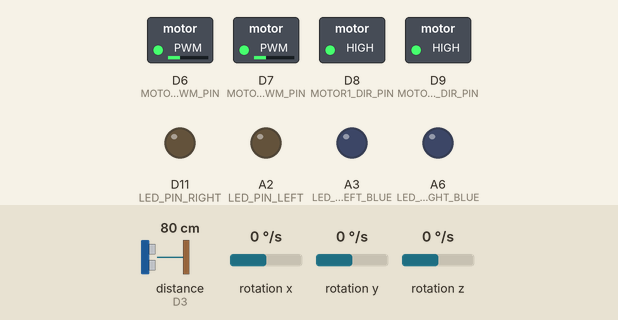
The sketch below on a simulated Arduino Nano 33 BLE. Shown: switched loads named in the sketch (green lamp = pin HIGH), output pins drawn as LEDs (lit = HIGH). Wiring (inferred from the names in the program): ultrasonic range finder: trigger D2; echo D3. The test bench sets the inputs (shaded band); at power-on: distance to the obstacle (sensor on D3) 80 cm, rotation x 0 °/s, rotation y 0 °/s, rotation z 0 °/s. The echo pulse lasts 58.3 µs per cm; pins used as bus, display or sensor lines are not drawn.

Above: at 1.2 s.
1.3 s: distance to the obstacle (sensor on D3) set to 6 cm
2.8 s: distance to the obstacle (sensor on D3) set to 3 cm
At 3.7 s:
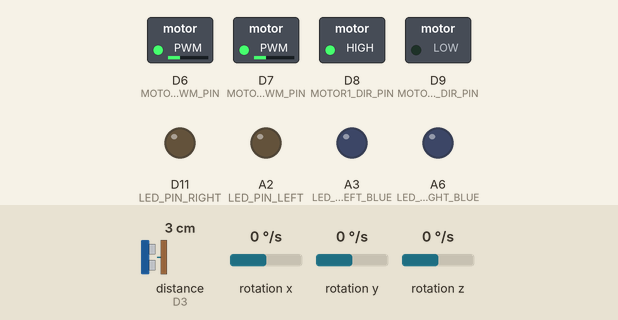
Timing chart, 0 to 5.8 s (numbered marks = the images above; inputs shaded):
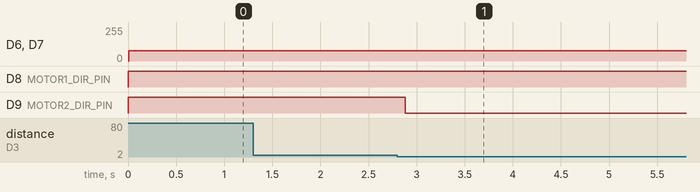

The sketch:

LAB10_Maze_navigation_Acc.ino
```cpp
//Mjtroniks
#include <Arduino.h>
#include <Arduino_LSM9DS1.h>  // Include the library for the built-in accelerometer and gyroscope

// Ultrasonic sensor pins
const int TRIGGER_PIN = 2;
const int ECHO_PIN = 3;

// Motor pins
const int MOTOR1_PWM_PIN = 7;
const int MOTOR1_DIR_PIN = 8;
const int MOTOR2_PWM_PIN = 6;
const int MOTOR2_DIR_PIN = 9;

// LEDs pins
const int LED_PIN_LEFT = A2;
const int LED_PIN_RIGHT = D11;
const int LED_PIN_LEFT_BLUE = A3;
const int LED_PIN_RIGHT_BLUE = A6;

// Set PWM frequency for motors
const int PWM_FREQUENCY = 1000;

// Function to measure distance using ultrasonic sensor
long measure_distance() {
    digitalWrite(TRIGGER_PIN, LOW);
    delayMicroseconds(2);
    digitalWrite(TRIGGER_PIN, HIGH);
    delayMicroseconds(10);
    digitalWrite(TRIGGER_PIN, LOW);
    long duration = pulseIn(ECHO_PIN, HIGH);
    long distance_cm = duration * 0.034 / 2;
    return distance_cm;
}

// Function to set motor speeds
void motors_speed(int left_wheel_speed, int right_wheel_speed) {
    if (left_wheel_speed > 0) {
        digitalWrite(MOTOR1_DIR_PIN, HIGH);
    } else {
        digitalWrite(MOTOR1_DIR_PIN, LOW);
    }

    if (right_wheel_speed > 0) {
        digitalWrite(MOTOR2_DIR_PIN, HIGH);
    } else {
        digitalWrite(MOTOR2_DIR_PIN, LOW);
    }

    left_wheel_speed = abs(left_wheel_speed);
    left_wheel_speed = constrain(left_wheel_speed, 0, 100);
    int left_pwm_value = map(left_wheel_speed, 0, 100, 0, 255);
    analogWrite(MOTOR1_PWM_PIN, left_pwm_value);

    right_wheel_speed = abs(right_wheel_speed);
    right_wheel_speed = constrain(right_wheel_speed, 0, 100);
    int right_pwm_value = map(right_wheel_speed, 0, 100, 0, 255);
    analogWrite(MOTOR2_PWM_PIN, right_pwm_value);
}

// Function to rotate the robot 90 degrees to the right or left
void rotate_90_degrees(bool clockwise) {
    float x, y, z;
    IMU.readGyroscope(x, y, z);  // Read the initial gyroscope values

    float initial_angle = z;  // Gyroscope Z-axis is typically used for rotation around the vertical axis
    float current_angle = initial_angle;
    float target_angle = clockwise ? initial_angle + 90 : initial_angle - 90;

    // Begin rotating
    if (clockwise) {
        motors_speed(30, -30);  // Rotate right
    } else {
        motors_speed(-30, 30);  // Rotate left
    }

    while (abs(current_angle - target_angle) > 1) {
        if (IMU.readGyroscope(x, y, z)) {
            current_angle = z;
        }
        delay(10);
    }

    // Stop the motors
    motors_speed(0, 0);
}

void setup() {
    // Initialize serial communication
    Serial.begin(115200);

    // Initialize ultrasonic sensor pins
    pinMode(TRIGGER_PIN, OUTPUT);
    pinMode(ECHO_PIN, INPUT);

    // Initialize motor pins
    pinMode(MOTOR1_PWM_PIN, OUTPUT);
    pinMode(MOTOR1_DIR_PIN, OUTPUT);
    pinMode(MOTOR2_PWM_PIN, OUTPUT);
    pinMode(MOTOR2_DIR_PIN, OUTPUT);

    // Initialize LED pins
    pinMode(LED_PIN_LEFT, OUTPUT);
    pinMode(LED_PIN_RIGHT, OUTPUT);
    pinMode(LED_PIN_LEFT_BLUE, OUTPUT);
    pinMode(LED_PIN_RIGHT_BLUE, OUTPUT);

    // Initialize IMU (accelerometer and gyroscope)
    if (!IMU.begin()) {
        Serial.println("Failed to initialize IMU!");
        while (1);
    }
}

void loop() {
    long distance_cm = measure_distance();
    //Serial.println(distance_cm);
    if (distance_cm >= 2 && distance_cm <= 3) {
        long distance_right, distance_left;

        // Rotate 90 degrees to the right
        rotate_90_degrees(true);
        delay(500);
        distance_right = measure_distance();

        // Rotate 90 degrees back to the original position
        rotate_90_degrees(false);
        delay(500);

        // Rotate 90 degrees to the left
        rotate_90_degrees(false);
        delay(500);
        distance_left = measure_distance();

        // Rotate 90 degrees back to the original position
        rotate_90_degrees(true);
        delay(500);

        // Compare distances and move towards the direction with greater distance
        if (distance_right > distance_left) {
            // Turn right
            rotate_90_degrees(true);
        } else {
            // Turn left
            rotate_90_degrees(false);
        }
    } else {
        // Move forward
        motors_speed(30, 30);
    }

    delay(100);  // Adjust delay as needed
}
//
```

Measured:
- the behaviour switches between 5 and 4 cm on distance to the obstacle (sensor on D3) (found by bisection; images 0 and 1)
- after the input at 1.3 s, every drawn part: stays the same
- after the input at 2.8 s, D9 (MOTOR2_DIR_PIN): HIGH → LOW after 0.08 s
